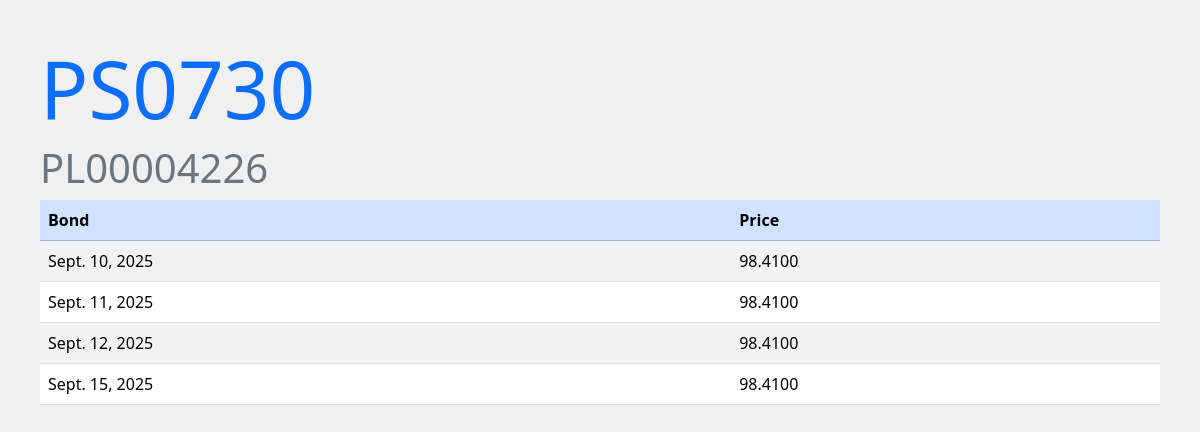
The app's page /bonds/list-prices/4/, older data.
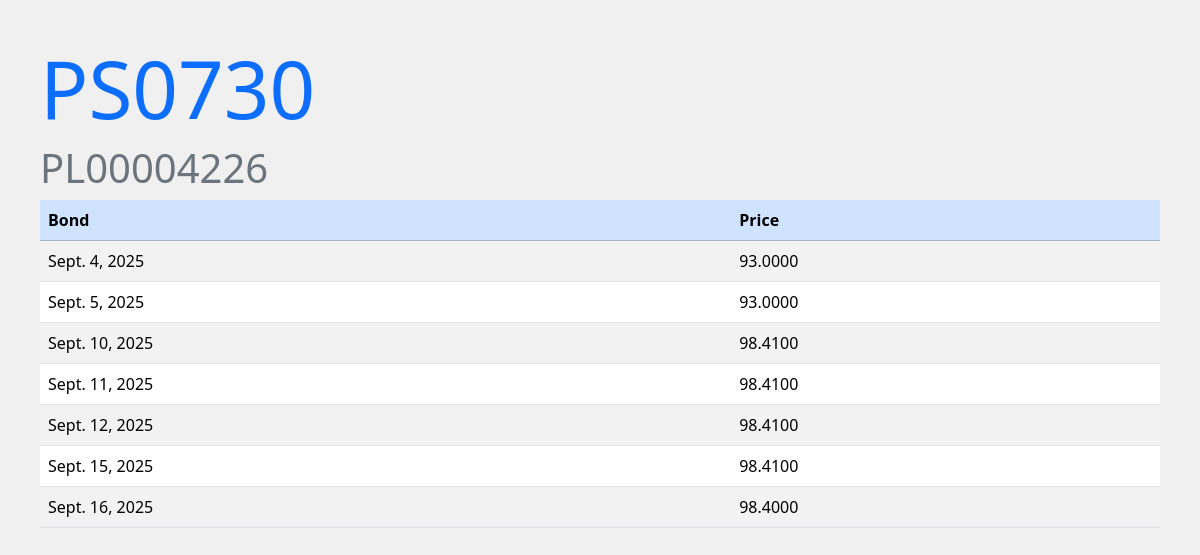
The same page, newer data.
### bonds/models.py (models this page shows, shortened)
class BondPrice(models.Model):
    calendar = ql.Poland()
    settlement_days = '2D'
    settlement_date = calendar.advance(ql.Date.todaysDate(), ql.Period(settlement_days)).ISO()
    bond = models.ForeignKey(Bond, on_delete=models.CASCADE, related_name='prices')
    price = models.DecimalField(max_digits=10, decimal_places=4)
    date = models.DateField(default=settlement_date)
    class Meta:
        ordering = ['date']
        unique_together = ('price', 'date')

### bonds/views.py (the view)
# urls.py: path('list-prices/<int:pk>/', BondPriceListView.as_view(), name='list_bond_prices'),
class BondPriceListView(ListView):
    model = BondPrice
    context_object_name = 'bond_prices'
    template_name = 'bonds/list_bond_prices.html'
    def get_context_data(self, *args, **kwargs):
        context = super().get_context_data(**kwargs)
        context['bond'] = Bond.objects.get(pk=self.kwargs.get('pk'))
        return context
    def get_queryset(self):
        bond_pk = self.kwargs.get('pk')
        return BondPrice.objects.filter(bond_id=bond_pk)

### bonds/templates/bonds/list_bond_prices.html
{% extends 'base.html' %}
{% load static %}
{% block content %}
    <h2 class="display-1 text-primary">{{ bond.name }}</h2>
    <h4 class="display-6 text-secondary">{{ bond.ISIN }}</h4>
    <table class="table table-striped table-hover">
        <thead>
            <tr class="table-primary">
                <th>Bond</th>
                <th>Price</th>
            </tr>
        </thead>
    {% for obj in bond_prices %}
        <tr>
            <td>{{ obj.date }}</td>
            <td>{{ obj.price }}</td>
        </tr>
    {% endfor %}
    </table>
{% endblock %}

Row changes from the older to the newer data that the page shows:
added BondPrice: date "Sept. 4, 2025", price "93.0000"
added BondPrice: date "Sept. 5, 2025", price "93.0000"
added BondPrice: date "Sept. 16, 2025", price "98.4000"
